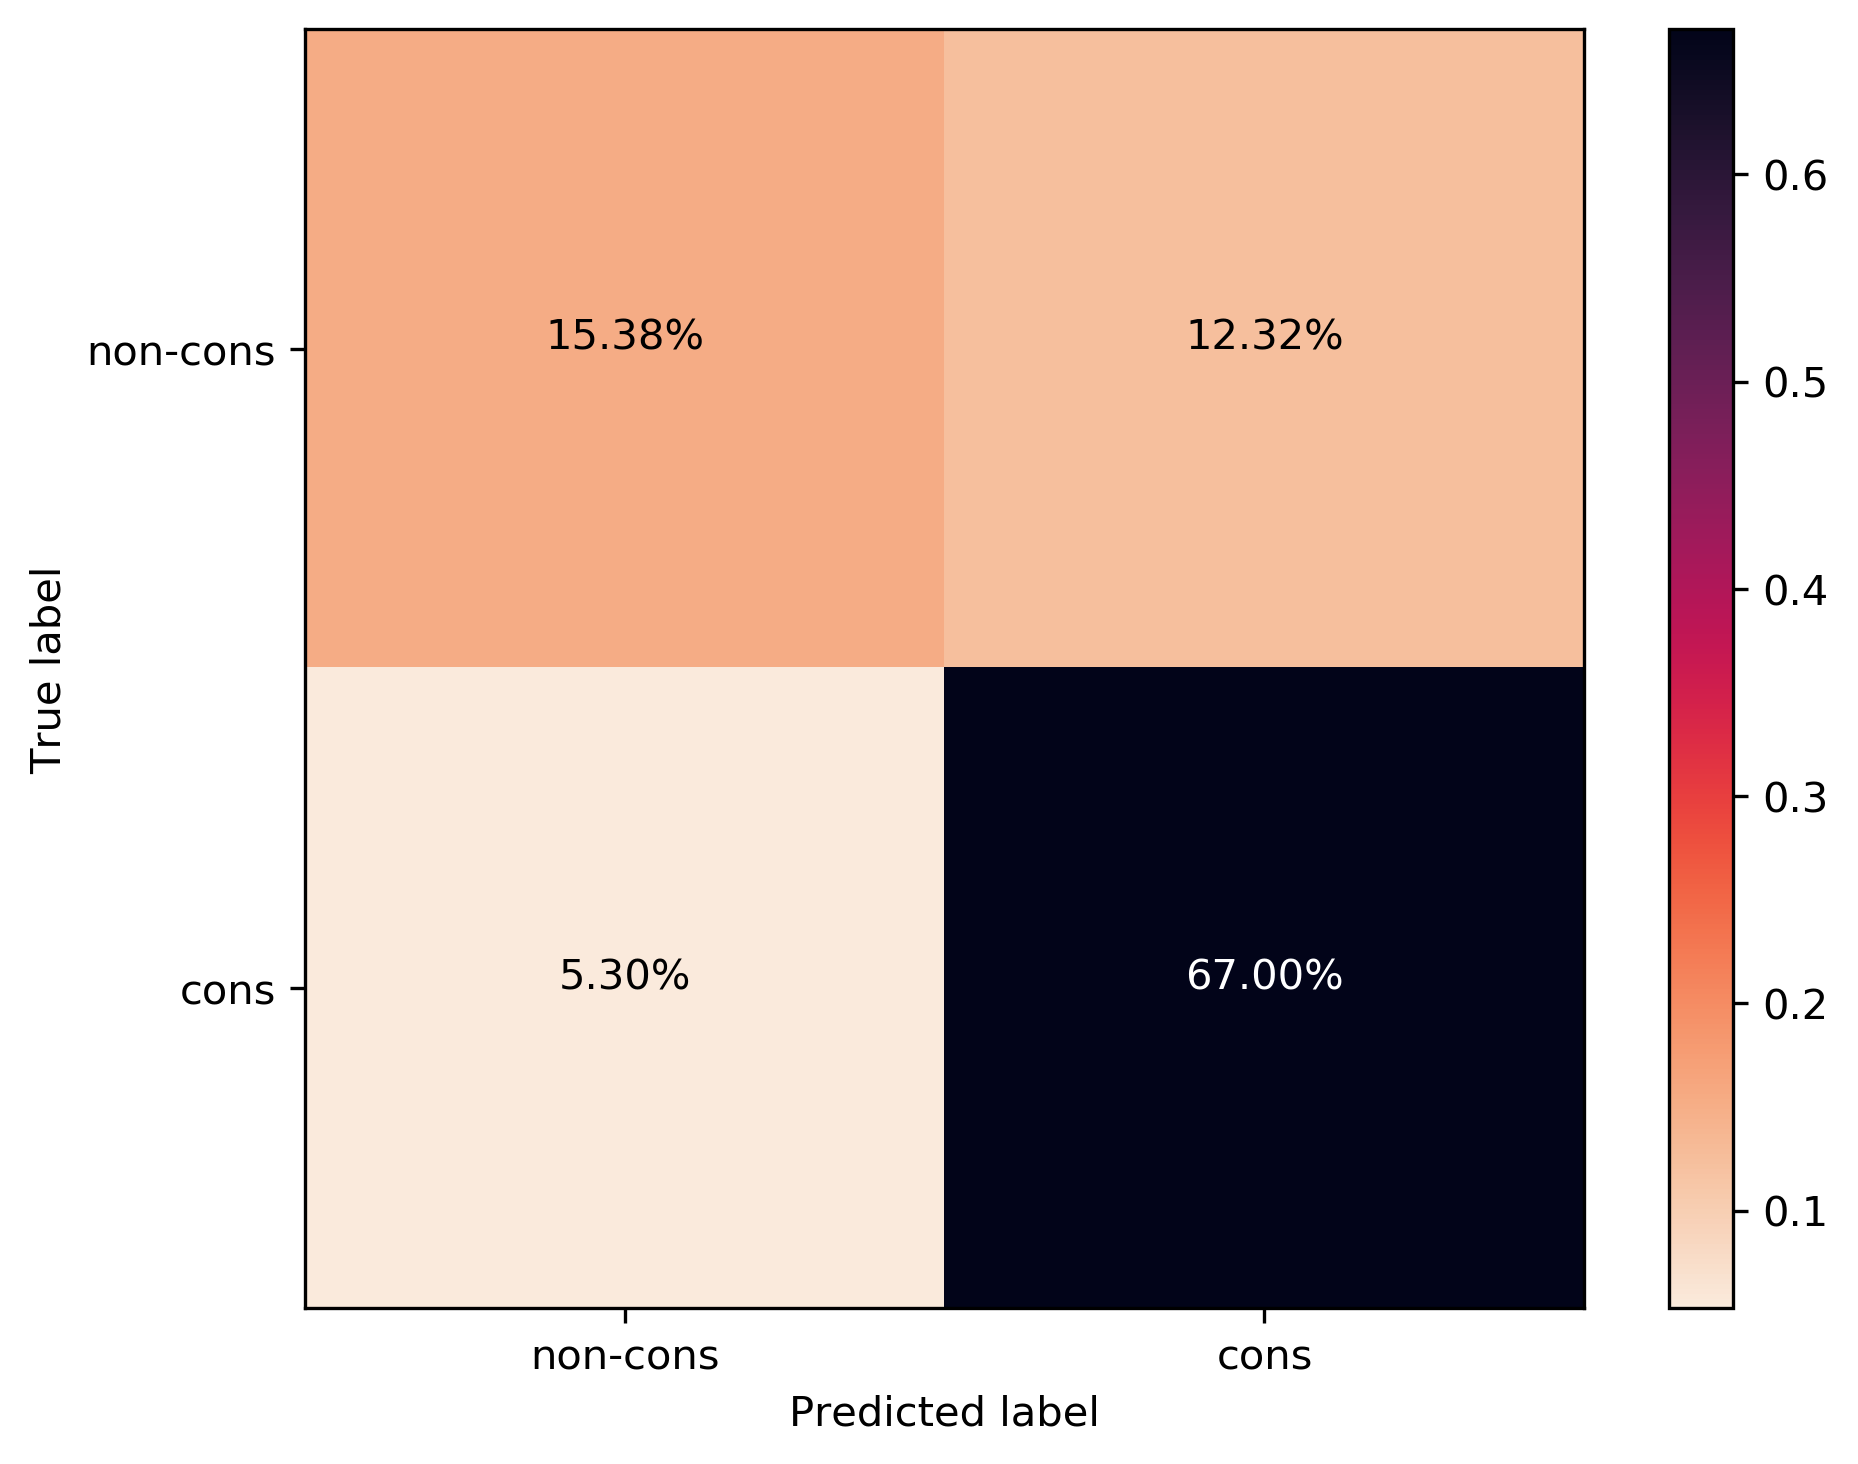

Write the Python code that produced this figure.
import seaborn as sns
import numpy as np
import matplotlib.pyplot as plt
import itertools
from sklearn.metrics import classification_report, precision_recall_curve, confusion_matrix


def plot_confusion_matrix(cm, target_names, title='', cmap=None, normalize=True, save_name=''):
    accuracy = np.trace(cm) / float(np.sum(cm))
    misclass = 1 - accuracy

    if cmap is None:
        cmap = plt.get_cmap('Blues')

    plt.figure()#figsize=(8, 6)
    plt.imshow(cm, interpolation='nearest', cmap=cmap)
    if title:
        plt.title(title)
    plt.colorbar()

    if target_names is not None:
        tick_marks = np.arange(len(target_names))
        plt.xticks(tick_marks, target_names, rotation=0)
        plt.yticks(tick_marks, target_names, rotation=0)

    if normalize:
        cm = cm.astype('float') / cm.sum(axis=1)[:, np.newaxis]


    thresh = cm.max() / 1.5 if normalize else cm.max() / 2
    for i, j in itertools.product(range(cm.shape[0]), range(cm.shape[1])):
        if normalize:
            plt.text(j, i, "{:.2f}".format(cm[i, j]),
                     horizontalalignment="center",
                     color="white" if cm[i, j] > thresh else "black")
        else:
            plt.text(j, i, f"{cm[i, j]*100:.2f}%",
                     horizontalalignment="center",
                     color="white" if cm[i, j] > thresh else "black")


    plt.tight_layout()
    plt.ylabel('True label')
    plt.xlabel('Predicted label')
               # '\naccuracy={:0.4f}; misclass={:0.4f}'.format(accuracy, misclass)
    if save_name:
        plt.savefig(save_name, dpi=300, bbox_inches='tight')
    plt.show(dpi=300)

tp, fp, fn, tn = 688, 551, 237, 2997
cf_matrix = np.array([688, 551, 237, 2997]).reshape(2,2)

# plot_confusion_matrix(cm=cf_matrix/np.sum(cf_matrix), normalize=False, target_names =['non-cons', 'cons'],
#                       title="", cmap=plt.get_cmap('rocket_r'), save_name='confusion_matrix.png')


# Outputting all stats
dir = '../../saved/log/GTEx_Junc_Brain_Attn/junc_cv_final/'


# dir = '../../saved/log/HIPSCI_MAJIQ_Attn/final/'
file = 'pred_and_target_all.npy'
pred_n_target = np.load(f'{dir}/{file}')
pred, target = pred_n_target[:len(pred_n_target)//2], pred_n_target[len(pred_n_target)//2:]

precision, recall, thresholds = precision_recall_curve(target, pred)
# convert to f score
fscore = (2 * precision * recall) / (precision + recall)
# locate the index of the largest f score
ix = np.nanargmax(fscore)
pred = pred >= thresholds[ix]
report = classification_report(target, pred, target_names=['alt', 'cons'])
print(report)
print(f'F-Score: {fscore[ix]:.2f}, Corresponding precision: {precision[ix]:.3f}, recall: {recall[ix]:.3f}')
# Note that in binary classification, recall of the positive class is also known as “sensitivity”; recall of the negative class is “specificity”
